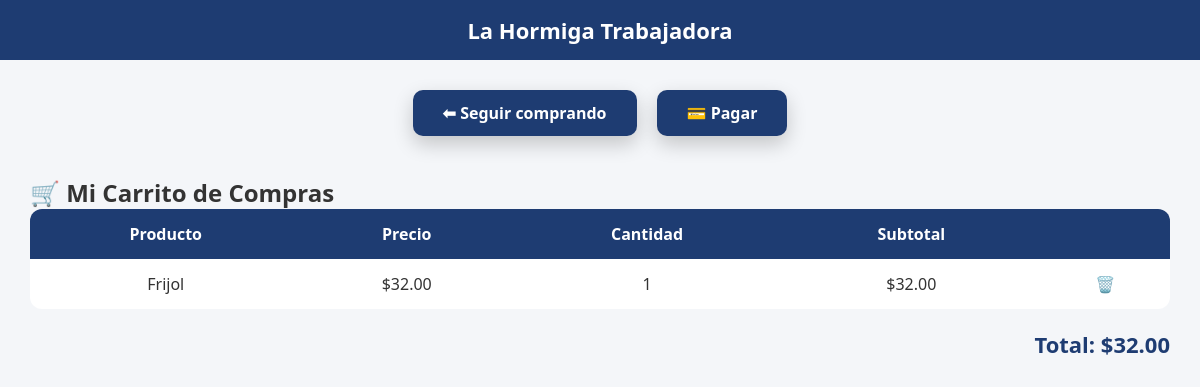
Screenshot of /carrito.php (signed in) with the database file from the repository.
### tables this page shows
CREATE TABLE `carrito` (
  `id_carrito` int(11) NOT NULL,
  `id_usuario` int(11) DEFAULT NULL,
  `id_producto` int(11) DEFAULT NULL,
  `cantidad` int(11) DEFAULT NULL
);

CREATE TABLE `productos` (
  `id_producto` int(11) NOT NULL,
  `nombre` varchar(100) DEFAULT NULL,
  `descripcion` text DEFAULT NULL,
  `precio` decimal(10,2) DEFAULT NULL,
  `stock` int(11) DEFAULT NULL,
  `imagen` varchar(255) DEFAULT NULL
);

### carrito.php (the view, shortened to what this page needs)
<?php
require_once "includes/conexion.php";
$id_usuario = $_SESSION['id_usuario'];
$sql = "
SELECT c.id_producto, p.nombre, p.precio, c.cantidad
FROM carrito c
JOIN productos p ON c.id_producto = p.id_producto
WHERE c.id_usuario = ?
";
$stmt = $conn->prepare($sql);
$stmt->bind_param("i", $id_usuario);
$stmt->execute();
$resultado = $stmt->get_result();
?>
<!DOCTYPE html>
<html lang="es">
<head>
    <link rel="stylesheet" href="css/style.css">
</head>
<body>
<header class="header-tienda">
    <h1 class="nombre-tienda">La Hormiga Trabajadora</h1>
</header>
<div class="acciones">
    <a href="productos.php" class="btn-accion">⬅ Seguir comprando</a>
    <a href="pagar.php" class="btn-accion">💳 Pagar</a>
</div>
<div class="contenedor-carrito">
<h2>🛒 Mi Carrito de Compras</h2>
<?php if ($resultado->num_rows > 0) { ?>
<table class="tabla-carrito">
    <thead>
        <tr>
            <th>Producto</th>
            <th>Precio</th>
            <th>Cantidad</th>
            <th>Subtotal</th>
            <th></th>
        </tr>
    </thead>
    <tbody>
<?php
$total = 0;
while ($item = $resultado->fetch_assoc()):
$subtotal = $item['precio'] * $item['cantidad'];
$total += $subtotal;
?>
<tr>
    <td><?= htmlspecialchars($item['nombre']) ?></td>
    <td>$<?= number_format($item['precio'],2) ?></td>
    <td><?= $item['cantidad'] ?></td>
    <td>$<?= number_format($subtotal,2) ?></td>
    <td>
        <a href="carrito.php?eliminar=<?= $item['id_producto'] ?>" class="btn-eliminar">🗑️</a>
    </td>
</tr>
<?php endwhile; ?>
    </tbody>
</table>
<h3 class="total">
    Total: $<?= number_format($total,2) ?>
</h3>
<?php } else { ?>
    <p class="carrito-vacio">Tu carrito está vacío 🛒</p>
<?php } ?>
</div>
</body>
</html>

### style.css (style rules this page uses)
* { margin: 0; padding: 0; box-sizing: border-box; font-family: 'Segoe UI', Tahoma, Geneva, Verdana, sans-serif; }
body { background-color: #f4f6f9; color: #333; }
a { text-decoration: none; color: inherit; }
header { background-color: #1e3c72; padding: 15px 30px; color: #ffffff; display: flex; justify-content: center; align-items: center; }
header h1 { font-size: 22px; }
.acciones { width: 100%; display: flex; justify-content: center; gap: 20px; margin: 30px 0 10px 0; }
.btn-accion { padding: 12px 30px; background-color: #1e3c72; color: #ffffff; border-radius: 10px; font-weight: bold; transition: all 0.3s ease; box-shadow: 0 8px 20px rgba(0,0,0,0.2); }
.contenedor-carrito { padding: 30px; }
.tabla-carrito { width: 100%; border-collapse: collapse; background: #fff; border-radius: 12px; overflow: hidden; }
.tabla-carrito th, .tabla-carrito td { padding: 14px; text-align: center; }
.tabla-carrito thead { background: #1e3c72; color: white; }
.total { text-align: right; margin-top: 20px; font-size: 22px; color: #1e3c72; }

### rows the page displays
carrito: id_producto.nombre "Frijol", id_producto.precio "32.00", cantidad "1"

### other values shown
$total "32.00"
